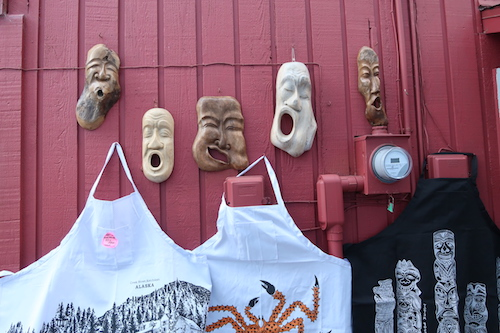
#> input picture 0_orientation/IMG_2292.JPG, 500 x 333 px
$ python sobel.py --image ../../0_orientation/IMG_2292.JPG   (older library calls are emulated)
#> lines starting #> are read from the running program, lines starting #| are printed output that depends on the picture
import argparse
import cv2
import numpy as np

ap = argparse.ArgumentParser()
ap.add_argument('-i', '--image', required=True, help='Path to input image')
ap.add_argument('-l', '--lower_angle', type=float, default=80.0, help='Lower orientation angle')
ap.add_argument('-u', '--upper_angle', type=float, default=100.0, help='Upper orientation angle')
args = ap.parse_args()

image = cv2.imread(args.image)
#> image is the input picture: shape (333, 500, 3); mean B, G, R 125.5, 107.5, 142.4
gray = cv2.cvtColor(image, cv2.COLOR_BGR2GRAY)
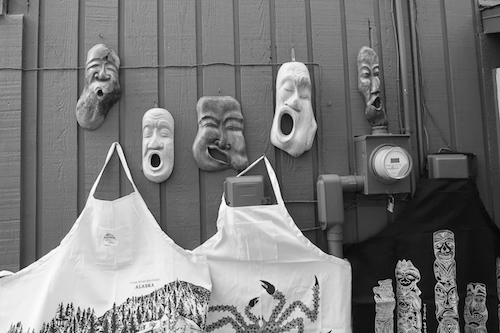
#> gray: shape (333, 500); min 0, max 255, mean 120
cv2.imshow("Orig", image)

# compute gradients in 64 bit signed float
gX = cv2.Sobel(gray, ddepth=cv2.CV_64F, dx=1, dy=0)
gY = cv2.Sobel(gray, ddepth=cv2.CV_64F, dx=0, dy=1)
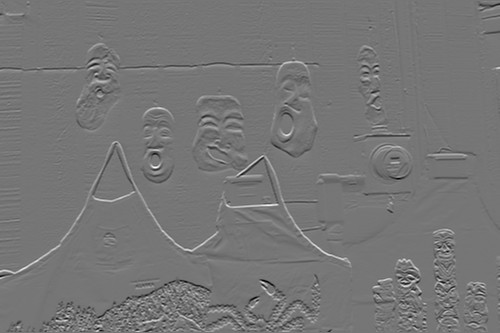
#> gY: shape (333, 500) float64; min -826, max 954, mean 0.1; drawn with min black and max white

# calculate magnitude and orientation within specified range
mag = np.sqrt(gX ** 2 + gY ** 2)
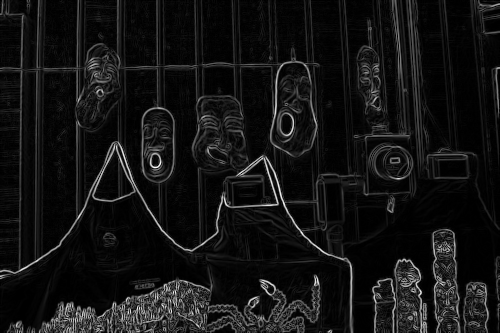
#> mag: shape (333, 500) float64; min 0, max 956.9, mean 74.5; drawn with min black and max white
orientation = np.arctan2(gY, gX) * (180 / np.pi) % 180
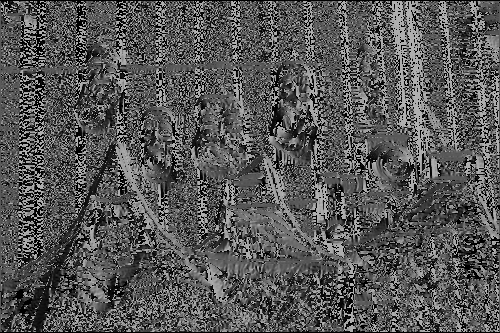
#> orientation: shape (333, 500) float64; min 0, max 179.9, mean 86.6

# filter out pixels within lower and upper angle boundaries
grad = np.where(orientation > args.lower_angle, orientation, -1)
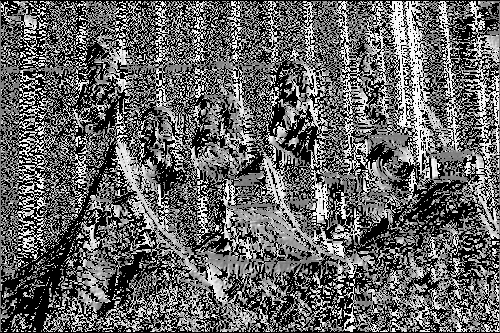
#> grad: shape (333, 500) float64; min -1, max 179.9, mean 70.5; drawn with min black and max white
grad = np.where(orientation < args.upper_angle, grad, -1)
mask = np.zeros(gray.shape, dtype='uint8')
mask[grad > -1] = 255

cv2.imshow("Gradient within range", mask)
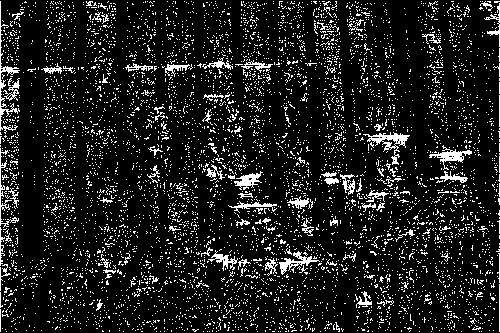
#> window 'Gradient within range': shape (333, 500); 11.8% white in thin lines or dots
cv2.waitKey(0)

# convert back to unsigned 8-bit and display
gX = cv2.convertScaleAbs(gX)
gY = cv2.convertScaleAbs(gY)

# combined the sobel in x and y direction
sobelCombined = cv2.addWeighted(gX, 0.5, gY, 0.5, 0)
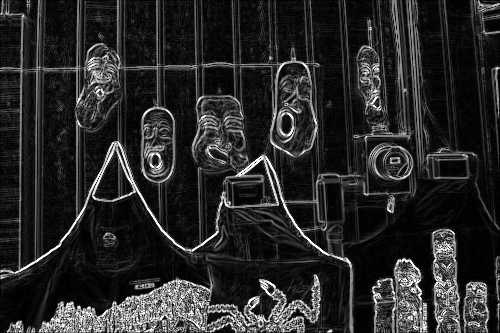
#> sobelCombined: shape (333, 500); min 0, max 255, mean 40.3

cv2.imshow("SobelX", gX)
cv2.imshow("SobelY", gY)
cv2.imshow("Sobel combined", sobelCombined)
cv2.waitKey(0)
